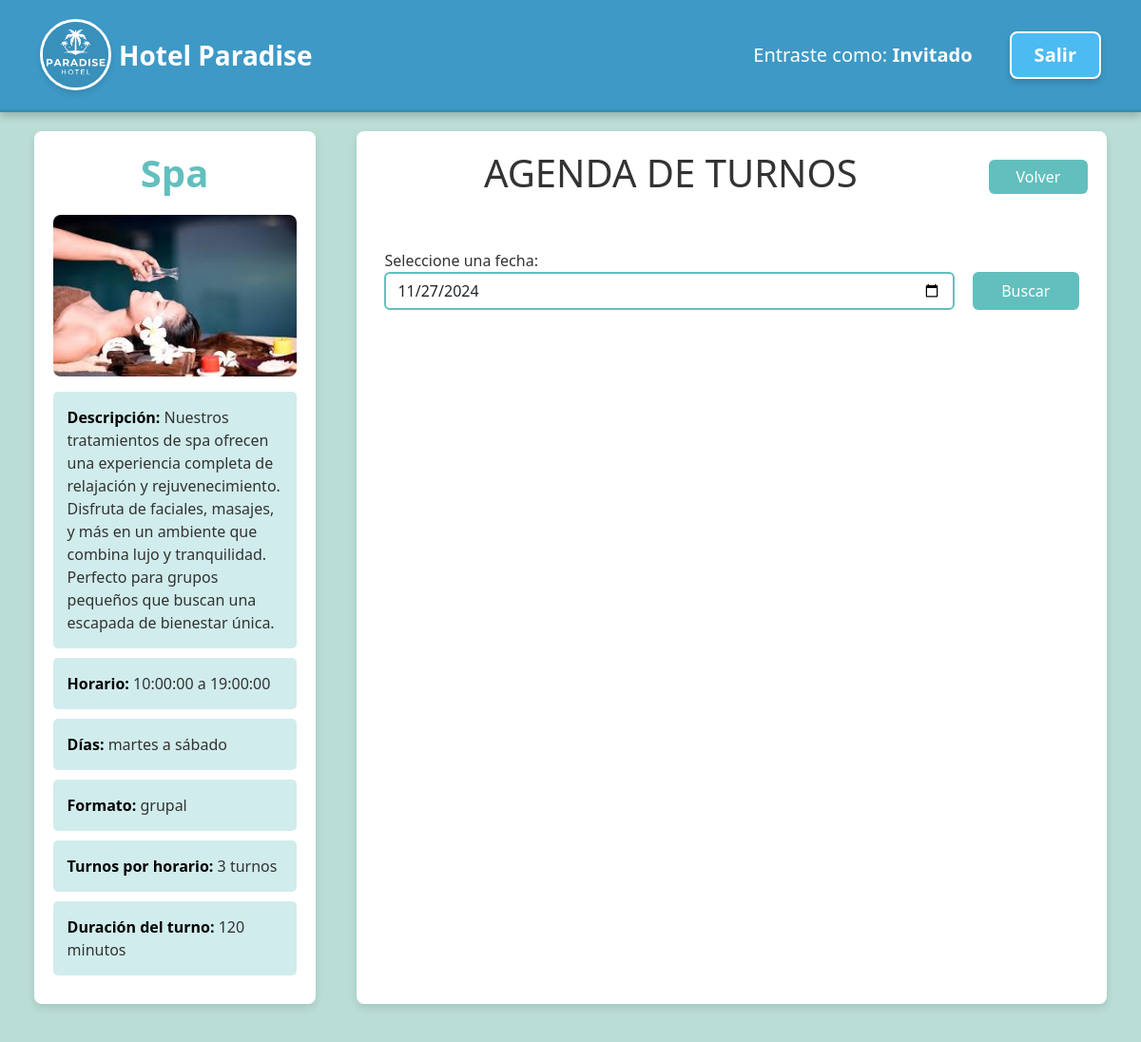
/PAGINAS/turnos.php?id=45, run on the app's committed database.
### tables this page shows
CREATE TABLE `actividades` (
  `id` int(11) NOT NULL,
  `nombre` varchar(255) NOT NULL,
  `descripcion` text DEFAULT NULL,
  `horario_inicio` time NOT NULL,
  `horario_cierre` time NOT NULL,
  `formato` enum('individual','grupal') NOT NULL,
  `capacidad_turno` tinyint(3) NOT NULL,
  `duracion` int(11) NOT NULL,
  `imagen` varchar(255) DEFAULT NULL,
  `dia_inicio` varchar(255) NOT NULL,
  `dia_fin` varchar(255) NOT NULL
);

### PAGINAS/turnos.php (the view, shortened to what this page needs)
<?php
include '../SCRIPT/conexion.php';
if (isset($_GET['id'])) {
    $actividadId = intval($_GET['id']);
    $query = "SELECT nombre, descripcion, horario_inicio, horario_cierre, dia_inicio, dia_fin, formato, capacidad_turno, duracion, imagen
              FROM actividades
              WHERE id = ?";
    $stmt = $conn->prepare($query);
    $stmt->bind_param("i", $actividadId);
    $stmt->execute();
    $result = $stmt->get_result();
    if ($result->num_rows > 0) {
        $actividad = $result->fetch_assoc();
    } else {
        echo "<p>Actividad no encontrada.</p>";
        exit;
    }
} else {
    echo "<p>ID de actividad no proporcionada.</p>";
    exit;
}
?>
<!DOCTYPE html>
<html lang="es">
<head>
    <link rel="stylesheet" href="https://cdn.jsdelivr.net/npm/bootstrap@5.3.3/dist/css/bootstrap.min.css">
    <link rel="stylesheet" href="https://cdn.jsdelivr.net/npm/bootstrap-icons@1.11.3/font/bootstrap-icons.min.css">
    <?php include 'navbar.php'; ?>
</head>
<body>
    <div class="container-fluid contenedor-principal">
        <div class="row contenedor-secciones">
            <div class="col-lg-3 mx-3 seccion-panel">
                <div class="actividad-detalle">
                    <h1 class="actividad-nombre"><?php echo htmlspecialchars($actividad['nombre']); ?></h1>
                    <?php if ($actividad['imagen']): ?>
                        <img src="<?php echo htmlspecialchars($actividad['imagen']); ?>" alt="Imagen de la actividad" class="actividad-imagen mb-3">
                    <?php else: ?>
                        <p><i>Sin imagen disponible</i></p>
                    <?php endif; ?>
                    <div class="info-cuadro">
                        <strong>Descripción:</strong> <span><?php echo htmlspecialchars($actividad['descripcion']); ?></span>
                    </div>
                    <div class="info-cuadro">
                        <strong>Horario:</strong> <span><?php echo htmlspecialchars($actividad['horario_inicio']) . " a " . htmlspecialchars($actividad['horario_cierre']); ?></span>
                    </div>
                    <div class="info-cuadro">
                        <strong>Días:</strong> <span><?php echo htmlspecialchars($actividad['dia_inicio']) . " a " . htmlspecialchars($actividad['dia_fin']); ?></span>
                    </div>
                    <div class="info-cuadro">
                        <strong>Formato:</strong> <span><?php echo htmlspecialchars($actividad['formato']); ?></span>
                    </div>
                    <div class="info-cuadro">
                        <strong>Turnos por horario:</strong> <span><?php echo htmlspecialchars($actividad['capacidad_turno']); ?> turnos</span>
                    </div>
                    <div class="info-cuadro">
                        <strong>Duración del turno:</strong> <span><?php echo htmlspecialchars($actividad['duracion']); ?> minutos</span>
                    </div>
                </div>
            </div>
            <div class="col-lg-8 mx-3 seccion-elegida">
                <div class="row">
                    <div class="col-10">
                        <h2 class="display-6 text-center">AGENDA DE TURNOS</h2>
                    </div>
                    <div class="col-2 volver">
                        <button onclick="window.history.back();" class="btn btn-secondary">Volver</button>
                    </div>
                <?php include '../SCRIPT/generar_turnos.php' ?>
</body>
</html>

### PAGINAS/navbar.php (shortened to what this page needs)
<?php
$rol = 'Invitado';
?>
<nav class="navbar navbar-expand-lg navbar-custom">
  <div class="container-fluid">
    <a class="navbar-brand" href="#">
      <img src="../IMAGENES/paradise-logo.png" alt="logo de hotel" width="75" height="75" class="d-inline-block align-text-center me-2">
      <span class="fs-3 fw-bold text-white">Hotel Paradise</span>
    </a>
    <div class="collapse navbar-collapse justify-content-end" id="navbarNav">
      <ul class="navbar-nav align-items-center">
        <li class="nav-item">
          <a class="nav-link active fs-5 text-white" aria-current="page" href="#">Entraste como: <b><?php echo $rol; ?></b></a>
        </li>
        <li class="nav-item">
          <a class="btn btn-nav px-4 ms-3 fs-5" type="button" href="../SCRIPT/logout.php">Salir</a>
        </li>
      </ul>
    </div>
  </div>
</nav>

### SCRIPT/generar_turnos.php (shortened to what this page needs)
<div class="container contenedor-fecha mt-5">
    <form class="contenedor-formulario-fecha" id="searchForm">
        <div class="form-group">
            <label for="fecha">Seleccione una fecha:</label>
            <input type="date" class="form-control" id="fecha" required>
        </div>
        <button type="submit" class="btn btn-primary">Buscar</button>
    </form>
</div>
</body>

### PAGINAS/navbar.php (style rules this page uses)
.navbar-custom { background-color: #3e99c6; padding: 15px 30px; box-shadow: 0px 4px 8px rgba(0, 0, 0, 0.2); border-bottom: 3px solid #3490b3; }
.navbar-custom .navbar-brand { display: flex; align-items: center; }
.navbar-custom .navbar-brand img { margin-right: 10px; border-radius: 50%; box-shadow: 0px 4px 6px rgba(0, 0, 0, 0.1); border: 3px solid white; }
.navbar-custom .navbar-brand span { color: white; font-size: 1.8rem; font-weight: bold; }
.navbar-custom .nav-link { color: white; margin: 0 15px; font-size: 1.1rem; font-weight: 500; transition: color 0.3s ease; }
.btn-nav { background-color: #4bbbf2; color: white; border: 2px solid white; padding: 8px 15px; border-radius: 8px; font-size: 1rem; font-weight: bold; cursor: pointer; transition: background-color 0.3s ease, transform 0.2s ease, box-shadow 0.2s ease; box-shadow: 0px 4px 6px rgba(0, 0, 0, 0.15); }

### PAGINAS/turnos.php (style rules this page uses)
body { background-color: #baddd6; color: #333; font-weight: normal; }
.contenedor-formulario-fecha { display: flex; justify-content: space-around; align-items: end; }
.contenedor-fecha .form-group { width: 80%; }
.contenedor-fecha .form-group input { border: 2px solid #62bfbd; }
.contenedor-principal { background-color: #baddd6; padding: 20px; }
.contenedor-secciones { display: flex; justify-content: space-evenly; background-color: #baddd6; }
.seccion-panel, .seccion-elegida { background-color: #ffffff; padding: 20px; box-shadow: 0px 4px 8px rgba(0, 0, 0, 0.1); margin-bottom: 20px; border-radius: 8px; }
.info-cuadro { background-color: #62bfbd4a; padding: 15px; margin-bottom: 10px; color: #4bbbf2; border-radius: 5px; transition: background-color 0.4s ease; }
.info-cuadro strong { color: black; font-weight: bold; }
.info-cuadro span { color: #333; }
.actividad-imagen { width: 100%; max-height: 300px; object-fit: cover; border-radius: 8px; }
.volver .btn { width: 185px; }
.actividad-nombre { margin-bottom: 20px; display: flex; justify-content: center; font-size: 2.5rem; color: #62bfbd; font-weight: bold; }
.btn-primary { background-color: #4bbbf2; color: white; border: none; transition: background-color 0.3s ease, color 0.3s ease; }
.btn-secondary { background-color: #62bfbd; color: white; border: none; transition: background-color 0.3s ease; }
.contenedor-formulario-fecha button { height: 40px; width: 15%; background-color: #62bfbd; }
.volver { display:flex; align-items: center; justify-content: end; }

### data on the page
actividades: nombre "Spa", imagen (picture), descripcion "Nuestros tratamientos de spa ofrecen una experiencia completa de relajación y rejuvenecimiento. Disfruta de faciales, masajes, y más en un ambiente que combina lujo y tranquilidad. Perfecto para grupos pequeños que buscan una escapada de bienestar única.", horario_inicio "10:00:00", horario_cierre "19:00:00", dia_inicio "martes", dia_fin "sábado", formato "grupal", capacidad_turno "3", duracion "120"

### other printed values
$rol "Invitado"
